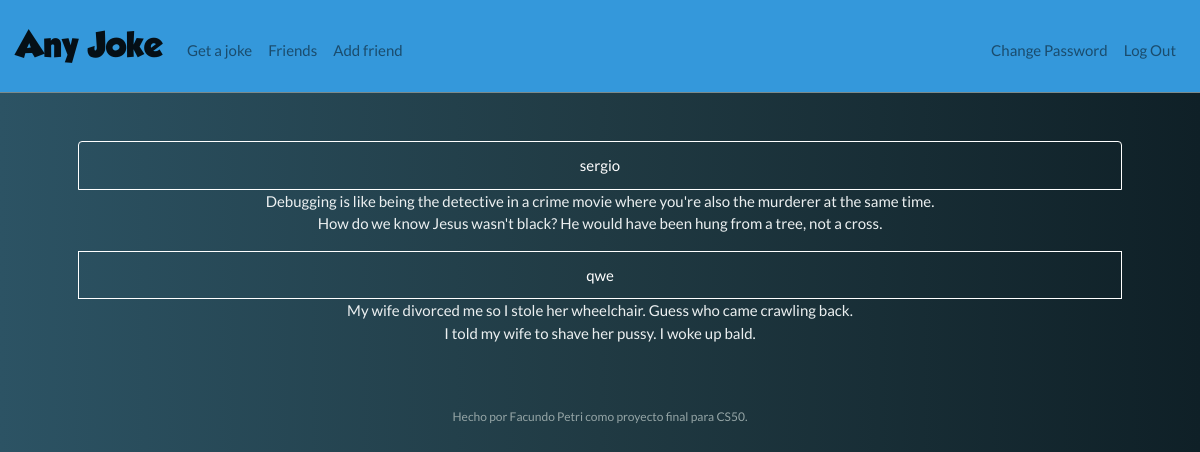
Page /friends (signed in) on the committed database.
### tables this page shows
CREATE TABLE 'users' ('id' INTEGER PRIMARY KEY AUTOINCREMENT NOT NULL, 'username' TEXT NOT NULL, 'hash' TEXT NOT NULL );

CREATE TABLE 'favorites' ('id' INTEGER PRIMARY KEY AUTOINCREMENT NOT NULL, 'user_id' INTEGER NOT NULL, 'joke_id' INTEGER NOT NULL, joketext TEXT, FOREIGN KEY(user_id) REFERENCES users(id));

### application.py (the view)
@app.route("/friends")
@login_required
def friends():
    myFriendsId = db.execute("SELECT friends.friend_id, users.username FROM friends JOIN users ON  users.id = friends.user_id WHERE user_id = :user_id", user_id=session["user_id"])
    jokes = []
    total = []
    for i in myFriendsId:
        joke = db.execute("SELECT joketext FROM favorites WHERE user_id = :friend_id", friend_id=i["friend_id"])
        name = db.execute("SELECT username FROM users WHERE users.id = :friend_id", friend_id=i["friend_id"])
        for j in joke:
            jokes.append(j["joketext"])
        myDict = {
            "username": name[0]["username"],
            "jokes": jokes
        }
        total.append(myDict)
        jokes = []
    return render_template("friends.html", total=total)

### application.py (called while the page is built)
@app.after_request
def after_request(response):
    response.headers["Cache-Control"] = "no-cache, no-store, must-revalidate"
    response.headers["Expires"] = 0
    response.headers["Pragma"] = "no-cache"
    return response

### helpers.py (called while the page is built)
def login_required(f):
    @wraps(f)
    def decorated_function(*args, **kwargs):
        if session.get("user_id") is None:
            return redirect("/login")
        return f(*args, **kwargs)
    return decorated_function

### templates/friends.html (shortened to what this page needs)
{% extends "layout.html" %}
{% block main %}
<ul class="list-group">
    {% for i in total %}
  <li class="list-group-item bg-transparent text-white border border-white">{{ i["username"] }}</li>
  <p class="text-light">
    {% for j in i["jokes"] %}
      {{ j }}
      <br>
    {% endfor%}
  </p>
    {% endfor %}
</ul>
{% endblock %}

### static/styles.css (style rules this page uses)
body { background: #0f2027; background: -webkit-linear-gradient( to right, #2c5364, #203a43, #0f2027 ); background: linear-gradient( to right, #2c5364, #203a43, #0f2027 ); }

### rows in the picture
users: username "sergio"
favorites: joketext "Debugging is like being the detective in a crime movie where you're also the murderer at the same time."
favorites: joketext "How do we know Jesus wasn't black? He would have been hung from a tree, not a cross."
users: username "qwe"
favorites: joketext "My wife divorced me so I stole her wheelchair. Guess who came crawling back."
favorites: joketext "I told my wife to shave her pussy. I woke up bald."
